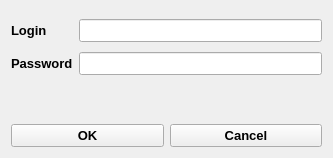
<?xml version="1.0" encoding="UTF-8"?>
<ui version="4.0">
 <class>LoginWidget</class>
 <widget class="QWidget" name="LoginWidget">
  <property name="geometry">
   <rect>
    <x>0</x>
    <y>0</y>
    <width>333</width>
    <height>158</height>
   </rect>
  </property>
  <property name="font">
   <font>
    <pointsize>10</pointsize>
    <bold>true</bold>
   </font>
  </property>
  <property name="windowTitle">
   <string>Login Form</string>
  </property>
  <layout class="QVBoxLayout" name="verticalLayout">
   <item>
    <layout class="QFormLayout" name="formLayout">
     <property name="fieldGrowthPolicy">
      <enum>QFormLayout::AllNonFixedFieldsGrow</enum>
     </property>
     <property name="rowWrapPolicy">
      <enum>QFormLayout::DontWrapRows</enum>
     </property>
     <property name="verticalSpacing">
      <number>10</number>
     </property>
     <property name="topMargin">
      <number>8</number>
     </property>
     <property name="bottomMargin">
      <number>8</number>
     </property>
     <item row="0" column="0">
      <widget class="QLabel" name="label">
       <property name="text">
        <string>Login</string>
       </property>
      </widget>
     </item>
     <item row="0" column="1">
      <widget class="QLineEdit" name="loginEdit">
       <property name="sizePolicy">
        <sizepolicy hsizetype="Expanding" vsizetype="MinimumExpanding">
         <horstretch>0</horstretch>
         <verstretch>0</verstretch>
        </sizepolicy>
       </property>
       <property name="minimumSize">
        <size>
         <width>0</width>
         <height>0</height>
        </size>
       </property>
       <property name="baseSize">
        <size>
         <width>0</width>
         <height>0</height>
        </size>
       </property>
       <property name="font">
        <font>
         <pointsize>10</pointsize>
         <bold>false</bold>
        </font>
       </property>
      </widget>
     </item>
     <item row="1" column="0">
      <widget class="QLabel" name="label_2">
       <property name="text">
        <string>Password</string>
       </property>
      </widget>
     </item>
     <item row="1" column="1">
      <widget class="QLineEdit" name="passwordEdit">
       <property name="sizePolicy">
        <sizepolicy hsizetype="Expanding" vsizetype="MinimumExpanding">
         <horstretch>0</horstretch>
         <verstretch>0</verstretch>
        </sizepolicy>
       </property>
       <property name="font">
        <font>
         <pointsize>10</pointsize>
         <bold>false</bold>
        </font>
       </property>
       <property name="echoMode">
        <enum>QLineEdit::Password</enum>
       </property>
      </widget>
     </item>
    </layout>
   </item>
   <item>
    <widget class="QLabel" name="loginResultLabel">
     <property name="font">
      <font>
       <pointsize>10</pointsize>
       <bold>false</bold>
      </font>
     </property>
     <property name="text">
      <string/>
     </property>
     <property name="alignment">
      <set>Qt::AlignCenter</set>
     </property>
    </widget>
   </item>
   <item>
    <spacer name="verticalSpacer">
     <property name="orientation">
      <enum>Qt::Vertical</enum>
     </property>
     <property name="sizeType">
      <enum>QSizePolicy::Expanding</enum>
     </property>
     <property name="sizeHint" stdset="0">
      <size>
       <width>20</width>
       <height>30</height>
      </size>
     </property>
    </spacer>
   </item>
   <item>
    <layout class="QHBoxLayout" name="horizontalLayout">
     <item>
      <widget class="QPushButton" name="okButton">
       <property name="text">
        <string>OK</string>
       </property>
      </widget>
     </item>
     <item>
      <widget class="QPushButton" name="cancelButton">
       <property name="text">
        <string>Cancel</string>
       </property>
      </widget>
     </item>
    </layout>
   </item>
  </layout>
 </widget>
 <resources/>
 <connections/>
</ui>
